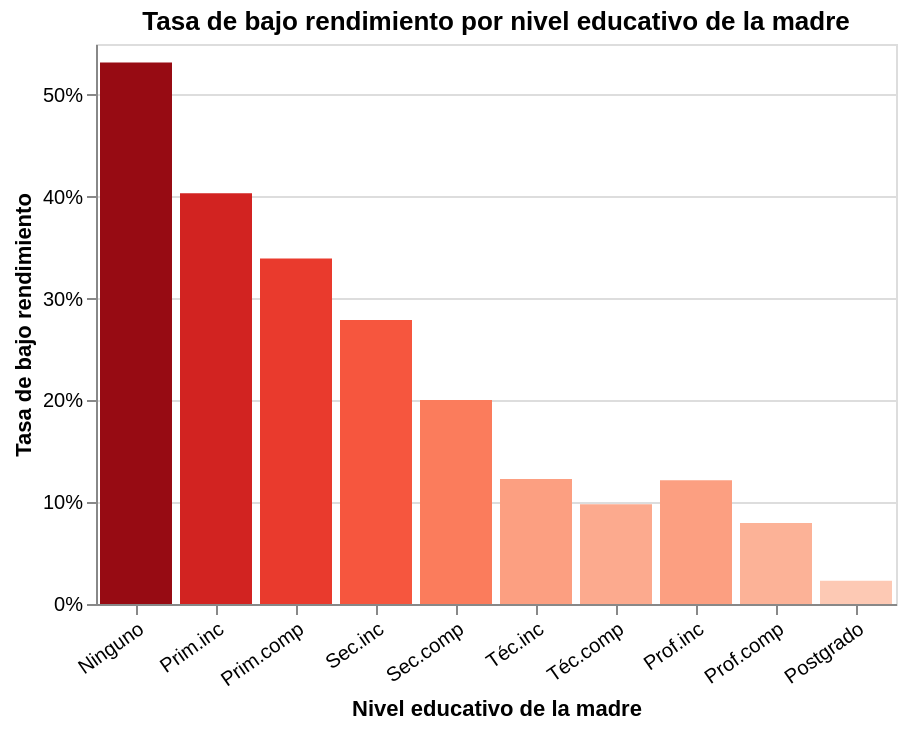

Source (notebook cell):
### Code cell
# Educación de la madre vs tasa de riesgo

edu_risk = (
    df_model.dropna(subset=['edu_madre_num'])
    .groupby('edu_madre_num')[TARGET]
    .mean()
    .reset_index()
    .rename(columns={TARGET: 'tasa_riesgo'})
)

edu_labels = {
    0: 'Ninguno', 1: 'Prim. inc.', 2: 'Prim. comp.',
    3: 'Sec. inc.', 4: 'Sec. comp.', 5: 'Téc. inc.',
    6: 'Téc. comp.', 7: 'Prof. inc.', 8: 'Prof. comp.', 9: 'Postgrado'
}
edu_risk['nivel'] = edu_risk['edu_madre_num'].map(edu_labels)

chart_edu = alt.Chart(edu_risk).mark_bar().encode(
    x=alt.X('edu_madre_num:O', title='Nivel educativo de la madre',
            axis=alt.Axis(labelExpr="{'0':'Ninguno','1':'Prim.inc','2':'Prim.comp','3':'Sec.inc','4':'Sec.comp','5':'Téc.inc','6':'Téc.comp','7':'Prof.inc','8':'Prof.comp','9':'Postgrado'}[datum.label]",
                          labelAngle=-35)),
    y=alt.Y('tasa_riesgo:Q', title='Tasa de bajo rendimiento', axis=alt.Axis(format='%')),
    tooltip=['nivel:N', alt.Tooltip('tasa_riesgo:Q', format='.1%')],
    color=alt.Color('tasa_riesgo:Q', scale=alt.Scale(scheme='reds'), legend=None)
).properties(
    width=400, height=280,
    title='Tasa de bajo rendimiento por nivel educativo de la madre'
)

chart_edu

### Figure 1 — Vega specification as saved in the notebook (floating-point values rounded to 4 significant figures)
{"$schema": "https://vega.github.io/schema/vega/v6.json", "data": [{"name": "source_0", "values": [{"edu_madre_num": 0.0, "nivel": "Ninguno", "tasa_riesgo": 0.5317, "tasa_riesgo_end": 0.5317, "tasa_riesgo_start": 0.0}, {"edu_madre_num": 1.0, "nivel": "Prim. inc.", "tasa_riesgo": 0.4035, "tasa_riesgo_end": 0.4035, "tasa_riesgo_start": 0.0}, {"edu_madre_num": 2.0, "nivel": "Prim. comp.", "tasa_riesgo": 0.3392, "tasa_riesgo_end": 0.3392, "tasa_riesgo_start": 0.0}, {"edu_madre_num": 3.0, "nivel": "Sec. inc.", "tasa_riesgo": 0.2789, "tasa_riesgo_end": 0.2789, "tasa_riesgo_start": 0.0}, {"edu_madre_num": 4.0, "nivel": "Sec. comp.", "tasa_riesgo": 0.2004, "tasa_riesgo_end": 0.2004, "tasa_riesgo_start": 0.0}, {"edu_madre_num": 5.0, "nivel": "Téc. inc.", "tasa_riesgo": 0.1227, "tasa_riesgo_end": 0.1227, "tasa_riesgo_start": 0.0}, {"edu_madre_num": 6.0, "nivel": "Téc. comp.", "tasa_riesgo": 0.09788, "tasa_riesgo_end": 0.09788, "tasa_riesgo_start": 0.0}, {"edu_madre_num": 7.0, "nivel": "Prof. inc.", "tasa_riesgo": 0.1217, "tasa_riesgo_end": 0.1217, "tasa_riesgo_start": 0.0}, {"edu_madre_num": 8.0, "nivel": "Prof. comp.", "tasa_riesgo": 0.07945, "tasa_riesgo_end": 0.07945, "tasa_riesgo_start": 0.0}, {"edu_madre_num": 9.0, "nivel": "Postgrado", "tasa_riesgo": 0.02281, "tasa_riesgo_end": 0.02281, "tasa_riesgo_start": 0.0}]}, {"name": "source_0_x_domain_edu_madre_num", "values": [{"edu_madre_num": 0.0}, {"edu_madre_num": 1.0}, {"edu_madre_num": 2.0}, {"edu_madre_num": 3.0}, {"edu_madre_num": 4.0}, {"edu_madre_num": 5.0}, {"edu_madre_num": 6.0}, {"edu_madre_num": 7.0}, {"edu_madre_num": 8.0}, {"edu_madre_num": 9.0}]}, {"name": "source_0_color_domain_tasa_riesgo", "values": [{"min": 0.02281, "max": 0.5317}]}], "marks": [{"type": "rect", "name": "marks", "from": {"data": "source_0"}, "encode": {"update": {"y": {"field": "tasa_riesgo_end", "scale": "y"}, "fill": {"field": "tasa_riesgo", "scale": "color"}, "width": {"signal": "max(0.25, bandwidth('x'))"}, "x": {"field": "edu_madre_num", "scale": "x"}, "tooltip": {"signal": "{\"nivel\": isValid(datum[\"nivel\"]) ? isArray(datum[\"nivel\"]) ? join(datum[\"nivel\"], '\\n') : datum[\"nivel\"] : \"\"+datum[\"nivel\"], \"tasa_riesgo\": format(datum[\"tasa_riesgo\"], \".1%\")}"}, "y2": {"field": "tasa_riesgo_start", "scale": "y"}}}, "style": ["bar"]}], "scales": [{"name": "x", "type": "band", "domain": {"data": "source_0_x_domain_edu_madre_num", "field": "edu_madre_num", "sort": true}, "range": [0, {"signal": "width"}], "paddingOuter": 0.05, "paddingInner": 0.1}, {"name": "y", "type": "linear", "domain": {"data": "source_0", "fields": ["tasa_riesgo_start", "tasa_riesgo_end"]}, "range": [{"signal": "height"}, 0], "nice": true, "zero": true}, {"name": "color", "type": "linear", "domain": [{"signal": "(data(\"source_0_color_domain_tasa_riesgo\")[0] || {}).min"}, {"signal": "(data(\"source_0_color_domain_tasa_riesgo\")[0] || {}).max"}], "range": {"scheme": "reds"}, "zero": false, "interpolate": "hcl"}], "axes": [{"scale": "y", "labels": false, "minExtent": 0, "ticks": false, "gridScale": "x", "zindex": 0, "maxExtent": 0, "grid": true, "tickCount": {"signal": "ceil(height/40)"}, "aria": false, "domain": false, "orient": "left"}, {"scale": "x", "labelAngle": 325, "zindex": 0, "orient": "bottom", "title": "Nivel educativo de la madre", "labelAlign": "right", "grid": false, "labelBaseline": "top", "encode": {"labels": {"update": {"text": {"signal": "{'0':'Ninguno','1':'Prim.inc','2':'Prim.comp','3':'Sec.inc','4':'Sec.comp','5':'Téc.inc','6':'Téc.comp','7':'Prof.inc','8':'Prof.comp','9':'Postgrado'}[datum.label]"}}}}}, {"scale": "y", "title": "Tasa de bajo rendimiento", "tickCount": {"signal": "ceil(height/40)"}, "grid": false, "labelOverlap": true, "format": "%", "orient": "left", "zindex": 0}], "title": {"text": "Tasa de bajo rendimiento por nivel educativo de la madre", "frame": "group"}, "style": "cell", "background": "white", "height": 280, "padding": 5, "width": 400}
